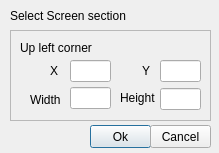
<?xml version="1.0" encoding="UTF-8"?>
<ui version="4.0">
 <class>CDlgSubscreen</class>
 <widget class="QDialog" name="CDlgSubscreen">
  <property name="geometry">
   <rect>
    <x>0</x>
    <y>0</y>
    <width>219</width>
    <height>153</height>
   </rect>
  </property>
  <property name="windowTitle">
   <string>Dialog</string>
  </property>
  <property name="windowIcon">
   <iconset resource="resources.qrc">
    <normaloff>:/res/nMSXtiles.ico</normaloff>:/res/nMSXtiles.ico</iconset>
  </property>
  <widget class="QLabel" name="label">
   <property name="geometry">
    <rect>
     <x>10</x>
     <y>0</y>
     <width>131</width>
     <height>31</height>
    </rect>
   </property>
   <property name="text">
    <string>Select Screen section</string>
   </property>
  </widget>
  <widget class="QFrame" name="frame">
   <property name="geometry">
    <rect>
     <x>10</x>
     <y>30</y>
     <width>201</width>
     <height>91</height>
    </rect>
   </property>
   <property name="frameShape">
    <enum>QFrame::StyledPanel</enum>
   </property>
   <property name="frameShadow">
    <enum>QFrame::Raised</enum>
   </property>
   <widget class="QLabel" name="label_2">
    <property name="geometry">
     <rect>
      <x>10</x>
      <y>10</y>
      <width>81</width>
      <height>16</height>
     </rect>
    </property>
    <property name="text">
     <string>Up left corner</string>
    </property>
   </widget>
   <widget class="QLabel" name="label_3">
    <property name="geometry">
     <rect>
      <x>40</x>
      <y>33</y>
      <width>21</width>
      <height>16</height>
     </rect>
    </property>
    <property name="text">
     <string>X</string>
    </property>
   </widget>
   <widget class="QLineEdit" name="m_pGrX">
    <property name="geometry">
     <rect>
      <x>60</x>
      <y>30</y>
      <width>41</width>
      <height>22</height>
     </rect>
    </property>
    <property name="alignment">
     <set>Qt::AlignRight|Qt::AlignTrailing|Qt::AlignVCenter</set>
    </property>
   </widget>
   <widget class="QLineEdit" name="m_pGrY">
    <property name="geometry">
     <rect>
      <x>150</x>
      <y>30</y>
      <width>41</width>
      <height>22</height>
     </rect>
    </property>
    <property name="alignment">
     <set>Qt::AlignRight|Qt::AlignTrailing|Qt::AlignVCenter</set>
    </property>
   </widget>
   <widget class="QLabel" name="label_4">
    <property name="geometry">
     <rect>
      <x>132</x>
      <y>33</y>
      <width>21</width>
      <height>16</height>
     </rect>
    </property>
    <property name="text">
     <string>Y</string>
    </property>
   </widget>
   <widget class="QLineEdit" name="m_pGrWidth">
    <property name="geometry">
     <rect>
      <x>60</x>
      <y>57</y>
      <width>41</width>
      <height>22</height>
     </rect>
    </property>
    <property name="alignment">
     <set>Qt::AlignRight|Qt::AlignTrailing|Qt::AlignVCenter</set>
    </property>
   </widget>
   <widget class="QLabel" name="label_5">
    <property name="geometry">
     <rect>
      <x>20</x>
      <y>60</y>
      <width>41</width>
      <height>20</height>
     </rect>
    </property>
    <property name="text">
     <string>Width</string>
    </property>
   </widget>
   <widget class="QLabel" name="label_6">
    <property name="geometry">
     <rect>
      <x>110</x>
      <y>58</y>
      <width>41</width>
      <height>20</height>
     </rect>
    </property>
    <property name="text">
     <string>Height</string>
    </property>
   </widget>
   <widget class="QLineEdit" name="m_pGrHeight">
    <property name="geometry">
     <rect>
      <x>150</x>
      <y>58</y>
      <width>41</width>
      <height>22</height>
     </rect>
    </property>
    <property name="alignment">
     <set>Qt::AlignRight|Qt::AlignTrailing|Qt::AlignVCenter</set>
    </property>
   </widget>
  </widget>
  <widget class="QPushButton" name="m_pGrOk">
   <property name="geometry">
    <rect>
     <x>90</x>
     <y>125</y>
     <width>61</width>
     <height>23</height>
    </rect>
   </property>
   <property name="text">
    <string>Ok</string>
   </property>
  </widget>
  <widget class="QPushButton" name="m_pGrCancel">
   <property name="geometry">
    <rect>
     <x>150</x>
     <y>125</y>
     <width>61</width>
     <height>23</height>
    </rect>
   </property>
   <property name="text">
    <string>Cancel</string>
   </property>
  </widget>
 </widget>
 <resources>
  <include location="resources.qrc"/>
 </resources>
 <connections/>
</ui>
